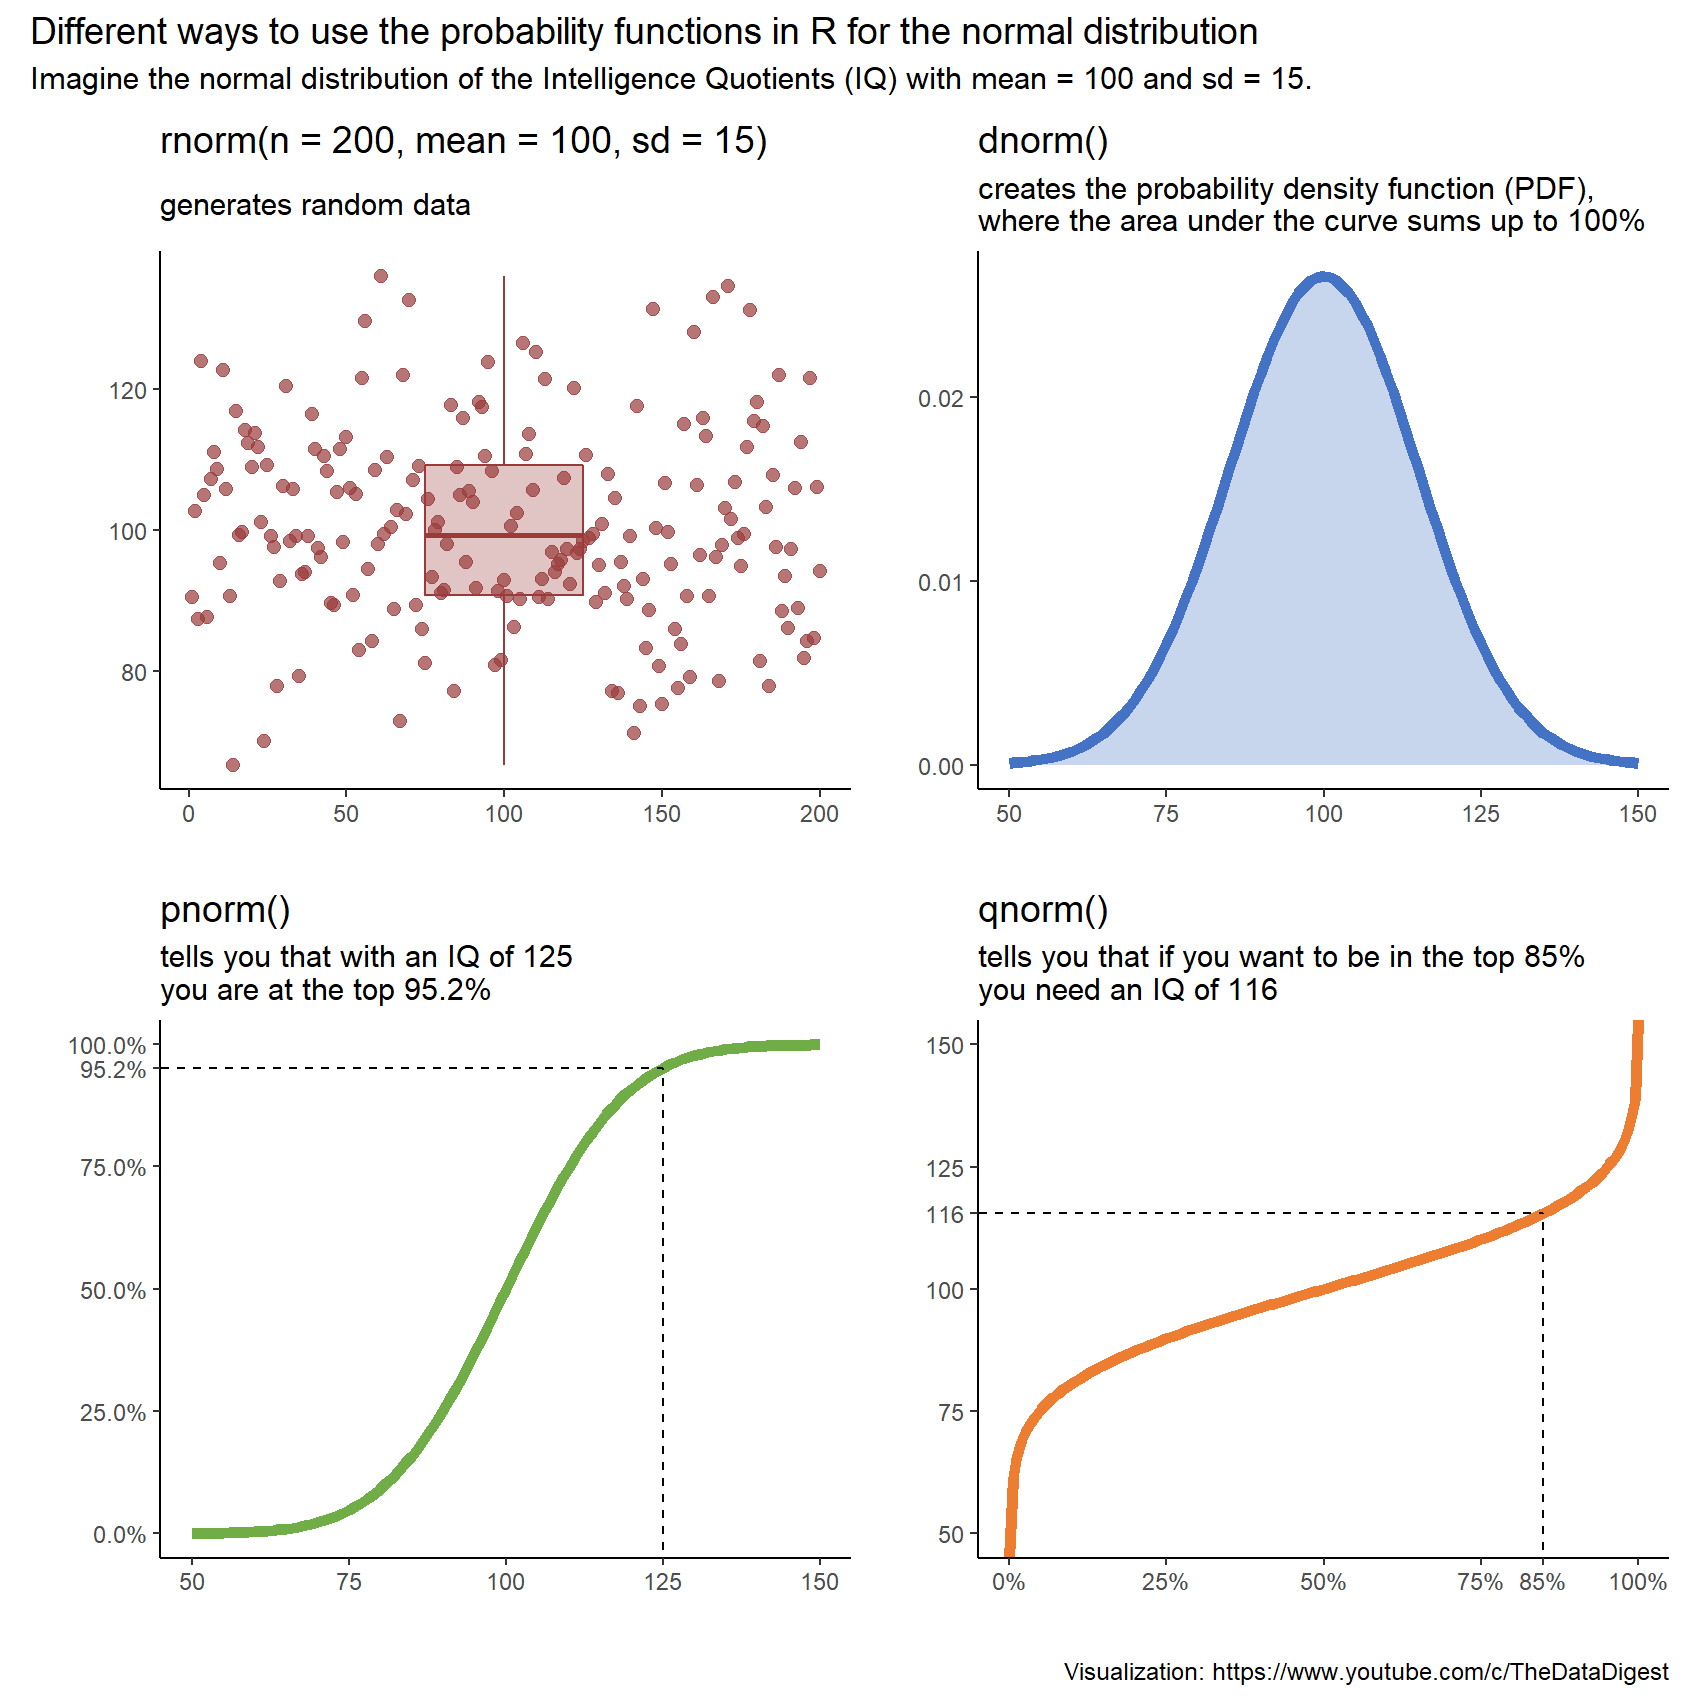

R code for this plot:


## 30 day chart challenge 2022 ##

# Script by TheDataDigest 
# https://www.youtube.com/c/TheDataDigest
# https://github.com/TheDataDigest
# https://twitter.com/DigestData


## (1) Setup and loading packages ----
rm(list=ls())

setwd(dirname(rstudioapi::getActiveDocumentContext()$path))

library(tidyverse); library(scales); library(patchwork)

options(digits = 3)
#theme_set(theme_bw())
theme_set(theme_classic())

## (2) Creating the data ----

set.seed(1)
rnorm_df <- data.frame(r = rnorm(200, mean = 100, sd = 15), value = 1:200, box = 100)

polygon_data <- data.frame(
  x = c(50, seq(from = 50, to = 150, by = 0.5), 150),
  y = c(0, dnorm(seq(from = 50, to = 150, by = 0.5), mean = 100, sd = 15), 0))

## (3) Creating the basic plots ----
# 3.1) rnorm
r_plot <- rnorm_df %>% ggplot() + 
  geom_boxplot(aes(x = box, y = r), 
               width = 50, alpha = 0.3, fill =  "#9A3A3A", color = "#9A3A3A") +
  geom_point(aes(x = value, y = r), 
             size = 2, alpha = 0.7, color = "#9A3A3A") + 
  labs(x = "", y = "") + ggtitle(label = "rnorm(n = 200, mean = 100, sd = 15)", 
                                 subtitle = "generates random data")

# 3.2) dnorm
d_plot <- data.frame(x = 50:150, y = dnorm(x = 50:150, mean = 100, sd = 15)) %>% 
  ggplot(aes(x = x, y = y)) + 
  geom_polygon(data = polygon_data, 
                 aes(x = x, y = y),
                 fill = "#4472C4", 
                 alpha = 0.3) +
  geom_line(size = 2, 
            color = "#4472C4") +
  labs(x = "", y = "") +
  ggtitle(label = "dnorm()", subtitle = "creates the probability density function (PDF), \nwhere the area under the curve sums up to 100%")

# 3.3) pnorm
pnorm_x = 125
pnorm_y = pnorm(q = pnorm_x, mean = 100, sd = 15)

p_plot <- data.frame(x = 50:150, y = pnorm(q = 50:150, mean = 100, sd = 15)) %>%
  ggplot(aes(x = x, y = y)) +
  geom_line(size = 2, 
            color = "#70AD47") +
  labs(x = "", y = "") +
  scale_y_continuous(labels = scales::percent, breaks = c(0, .25, .5, .75, pnorm_y, 1)) + 
  ggtitle(label = "pnorm()", subtitle = "tells you that with an IQ of 125\nyou are at the top 95.2%") +
  geom_segment(x = pnorm_x, xend = pnorm_x, y = -0.1, yend = pnorm_y, linetype = "dashed") + 
  geom_segment(x = 40, xend = pnorm_x, y = pnorm_y, yend = pnorm_y, linetype = "dashed")
  

# 3.4) qnorm
qnorm_x = 0.85
qnorm_y = qnorm(p = qnorm_x, mean = 100, sd = 15)

q_plot <- data.frame(x = seq(from = 0, to = 1, by = 0.005), 
                     y = qnorm(p = seq(from = 0, to = 1, by = 0.005), mean = 100, sd = 15)) %>%
  ggplot(aes(x = x, y = y)) +
  geom_line(size = 2, 
            color = "#ED7D31") +
  labs(x = "", y = "") + 
  scale_x_continuous(labels = scales::percent, breaks = c(0, .25, .5, .75, qnorm_x, 1)) + ggtitle("qnorm()") +
  scale_y_continuous(breaks = c(50, 75, 100, qnorm_y, 125, 150), limits = c(50, 150)) + 
  ggtitle(label = "qnorm()", subtitle = "tells you that if you want to be in the top 85%\nyou need an IQ of 116") +
  geom_segment(x = qnorm_x, xend = qnorm_x, y = 40, yend = qnorm_y, linetype = "dashed") + 
  geom_segment(x = -0.1, xend = qnorm_x, y = qnorm_y, yend = qnorm_y, linetype = "dashed")




## (4) Combine plots with patchwork ----

design <- "
  12
  34
"

final_chart <-  r_plot + d_plot + p_plot + q_plot +
  patchwork::plot_layout(design = design) + 
  patchwork::plot_annotation(
    title = "Different ways to use the probability functions in R for the normal distribution",
    subtitle = "Imagine the normal distribution of the Intelligence Quotients (IQ) with mean = 100 and sd = 15.", 
    caption = "Visualization: https://www.youtube.com/c/TheDataDigest")

## (5) Save png, pdf ----
# save as PNG
ggsave(path = getwd(), filename = "09_statistics_NORM.png", 
       plot = final_chart, device = png,  
       width = 8.5, height = 8.5, units = "in", dpi = 200)

# save as PDF
ggsave(path = getwd(), filename = "09_statistics_NORM.pdf", 
       plot = final_chart, device = cairo_pdf,  
       width = 8.5, height = 8.5, units = "in")
